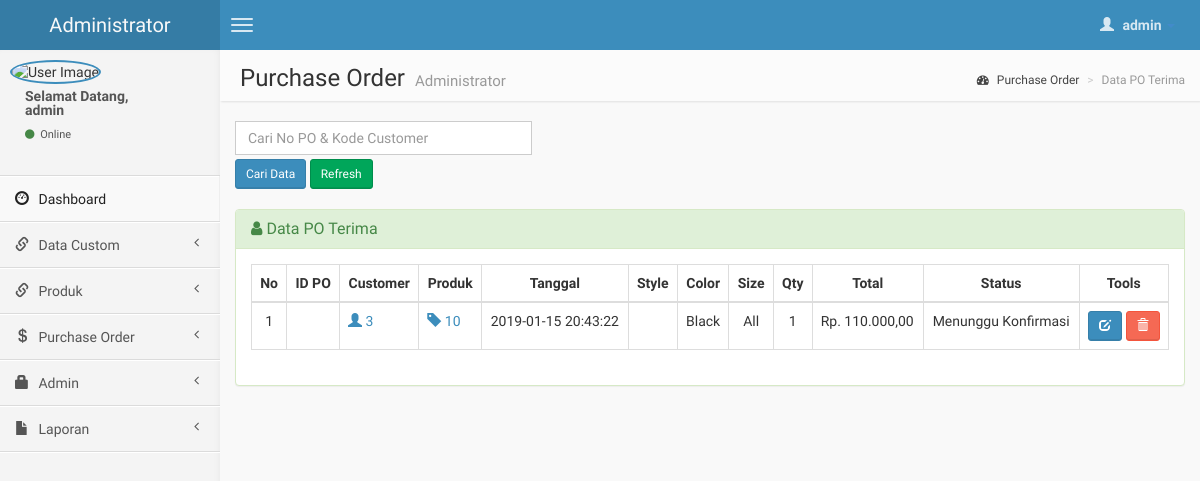
The page /admin/po-terima.php (signed in) on the database as committed earlier.
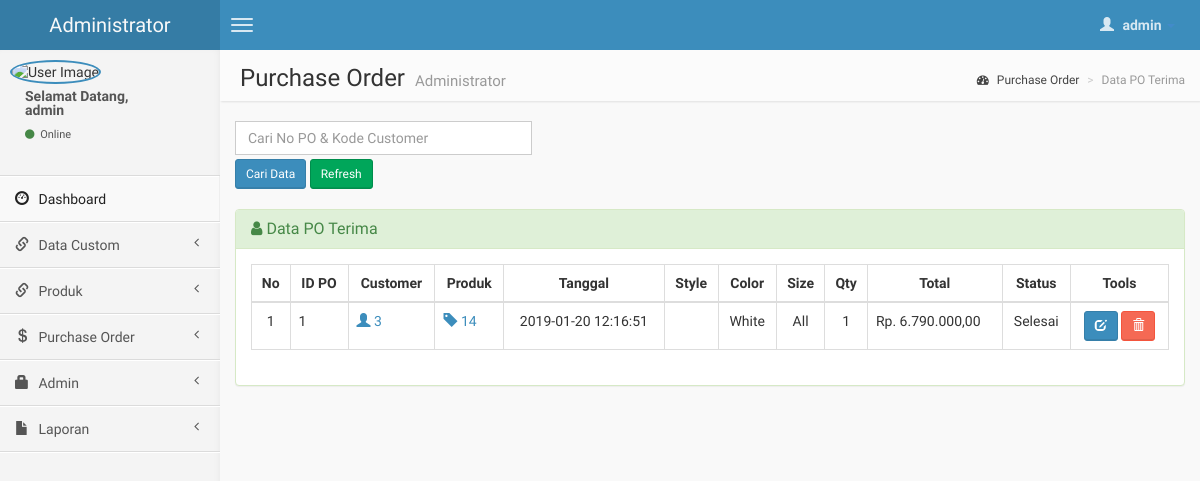
The same page on the database as committed later.
### tables this page shows
CREATE TABLE `po_terima` (
  `nopo` int(10) NOT NULL,
  `kd_cus` varchar(20) NOT NULL,
  `kode` int(4) NOT NULL,
  `tanggal` datetime NOT NULL,
  `style` varchar(20) NOT NULL,
  `color` varchar(10) NOT NULL,
  `size` varchar(4) NOT NULL,
  `qty` int(8) NOT NULL,
  `total` int(8) NOT NULL
);

CREATE TABLE `po` (
  `nopo` varchar(20) NOT NULL,
  `style` varchar(10) NOT NULL,
  `color` varchar(20) NOT NULL,
  `size` varchar(4) NOT NULL,
  `tanggalkirim` date NOT NULL,
  `tanggalexport` date NOT NULL,
  `status` text NOT NULL
);

### admin/po-terima.php (the view, shortened to what this page needs)
<?php include('header.php'); ?>
    <body class="skin-blue">
        <header class="header">
            <a href="index.php" class="logo">
                Administrator
            </a>
            <nav class="navbar navbar-static-top" role="navigation">
                <a href="#" class="navbar-btn sidebar-toggle" data-toggle="offcanvas" role="button">
                    <span class="icon-bar"></span>
                    <span class="icon-bar"></span>
                    <span class="icon-bar"></span>
                </a>
                <div class="navbar-right">
                    <ul class="nav navbar-nav">
                        <li class="dropdown user user-menu">
                            <a href="#" class="dropdown-toggle" data-toggle="dropdown">
                                <i class="glyphicon glyphicon-user"></i>
                                <span><?php echo $_SESSION['fullname']; ?> <i class="caret"></i></span>
                            </a>
                        </li>
                    </ul>
                </div>
            </nav>
        </header>
        <div class="wrapper row-offcanvas row-offcanvas-left">
            <aside class="left-side sidebar-offcanvas">
                <section class="sidebar">
                    <div class="user-panel">
                        <div class="pull-left image">
                            <img src="<?php echo $_SESSION['gambar']; ?>" class="img-circle" alt="User Image" style="border: 2px solid #3C8DBC;" />
                        </div>
                        <div class="pull-left info">
                            <p>Selamat Datang,<br /><?php echo $_SESSION['fullname']; ?></p>
                            <a href="#"><i class="fa fa-circle text-success"></i> Online</a>
                        </div>
                    </div>
                    <?php include "menu.php"; ?>
                </section>
            </aside>
            <aside class="right-side">
                <section class="content-header">
                    <h1>
                        Purchase Order
                        <small>Administrator</small>
                    </h1>
                    <ol class="breadcrumb">
                        <li><a href="#"><i class="fa fa-dashboard"></i> Purchase Order</a></li>
                        <li class="active">Data PO Terima</li>
                    </ol>
                </section>
                <section class="content">
                    <div class="row">
              <div class="col-lg-4">
              <form action='po-terima.php' method="POST">
	       <input type='text' class="form-control" style="margin-bottom: 4px;" name='qcari' placeholder='Cari No PO & Kode Customer' required />
           <input type='submit' value='Cari Data' class="btn btn-sm btn-primary" /> <a href='po-terima.php' class="btn btn-sm btn-success" >Refresh</i></a>
          	</div>
              </div>
                    <br />
                    <div class="row">
                        <div class="col-lg-12">
                    <div class="panel panel-success">
                        <div class="panel-heading">
                        <h3 class="panel-title"><i class="fa fa-user"></i> Data PO Terima</h3>
                        </div>
                        <div class="panel-body">
                    <?php
                    $query1="SELECT *,a.nopo as nopo_ ,a.size as size_, a.color as color_ , a.qty as qty_ , a.style as style_   from po_terima a LEFT JOIN po b ON a.nopo = b.nopo  order by a.nopo DESC";
                    $tampil=mysqli_query($koneksi, $query1) or die(mysqli_error());
                    ?>
                  <table id="example" class="table table-hover table-bordered">
                  <thead>
                      <tr>
                        <th><center>No </center></th>
                        <th><center>ID PO </i></center></th>
                        <th><center>Customer </center></th>
                        <th><center>Produk </center></th>
                        <th><center>Tanggal </center></th>
                        <th><center>Style </center></th>
                        <th><center>Color </center></th>
                        <th><center>Size </center></th>
                        <th><center>Qty </center></th>
                        <th><center>Total </center></th>
                        <th><center>Status </center></th>
                        <th><center>Tools</center></th>
                      </tr>
                  </thead>
                     <?php
                     $no=0;
                     while($data=mysqli_fetch_array($tampil))
                    { $no++; ?>
                    <tbody>
                    <tr>
                    <td><center><?php echo $no; ?></center></td>
                    <td><?php echo $data['nopo'];?></td>
                    <td><a href="detail-customer.php?hal=edit&kd=<?php echo $data['kd_cus'];?>"><span class="glyphicon glyphicon-user"></span> <?php echo $data['kd_cus'];?></td>
                    <td><a href="detail-produk.php?hal=edit&kd=<?php echo $data['kode'];?>"><span class="glyphicon glyphicon-tag"></span> <?php echo $data['kode'];?></td>
                    <td><center><?php echo $data['tanggal'];?></center></td>
                    <td><center><?php echo $data['style_'];?></center></td>
                    <td><center><?php echo $data['color_'];?></center></td>
                    <td><center><?php echo $data['size_'];?></center></td>
                    <td><center><?php echo $data['qty_'];?></center></td>
                    <td>Rp. <?php echo number_format($data['total'],2,",",".");?></td>
                    <td><center><?php
                    if ($data['status'] == null) {
                        echo 'Menunggu Konfirmasi';
                    }else{
                        echo $data['status'];
                    }
                    ?></center></td>
                    <td><center><div id="thanks">
                    <?php if ($data['status'] ='Proses') {
                    }else{ ?>
                    <a class="btn btn-sm btn-success" data-placement="bottom" data-toggle="tooltip" title="Konfirmasi PO" href="input-po-kirim.php?hal=tambah&nopo=<?php echo $data['nopo_'];?>"><span class="glyphicon glyphicon-check"></span></a>
                    <?php } ?>
                    <a class="btn btn-sm btn-primary" data-placement="bottom" data-toggle="tooltip" title="Edit PO Terima" href="edit-po-terima.php?hal=edit&kode=<?php echo $data['nopo_'];?>"><span class="glyphicon glyphicon-edit"></span></a>
                    <a onclick="return confirm ('Yakin hapus PO <?php echo $data['nopo_'];?>.?');" class="btn btn-sm btn-danger tooltips" data-placement="bottom" data-toggle="tooltip" title="Hapus PO Terima" href="po-terima.php?hal=hapus&kd=<?php echo $data['nopo_'];?>"><span class="glyphicon glyphicon-trash"></a></center></td></tr></div>
                 <?php
              }
              ?>
              </div>
              </div>
            </div>
                    </div>
<?php include('footer.php'); ?>

### admin/header.php (shortened to what this page needs)
<!DOCTYPE html>
<html>
    <head>
        <link href="../assets/dist/css/bootstrap.min.css" rel="stylesheet" type="text/css" />
        <link href="//cdnjs.cloudflare.com/ajax/libs/font-awesome/4.1.0/css/font-awesome.min.css" rel="stylesheet" type="text/css" />
        <link href="//code.ionicframework.com/ionicons/1.5.2/css/ionicons.min.css" rel="stylesheet" type="text/css" />
        <link href="../assets/css/morris/morris.css" rel="stylesheet" type="text/css" />
        <link href="../assets/css/jvectormap/jquery-jvectormap-1.2.2.css" rel="stylesheet" type="text/css" />
        <link href="../assets/css/datepicker/datepicker3.css" rel="stylesheet" type="text/css" />
        <link href="../assets/css/daterangepicker/daterangepicker-bs3.css" rel="stylesheet" type="text/css" />
        <link href="../assets/css/bootstrap-wysihtml5/bootstrap3-wysihtml5.min.css" rel="stylesheet" type="text/css" />
        <link href="../assets/css/AdminLTE.css" rel="stylesheet" type="text/css" />
    </head>

### admin/menu.php (shortened to what this page needs)
<br />
<ul class="sidebar-menu">
    <li class="active">
        <a href="index.php">
            <i class="glyphicon glyphicon-dashboard"></i> <span>Dashboard</span>
        </a>
    </li>
      <li class="treeview">
        <a href="#">
            <i class="glyphicon glyphicon-link"></i>
            <span>Data Custom  </span>
            <i class="fa fa-angle-left pull-right"></i>
        </a>
    </li>
    <li class="treeview">
        <a href="#">
            <i class="glyphicon glyphicon-link"></i>
            <span>Produk</span>
            <i class="fa fa-angle-left pull-right"></i>
        </a>
    </li>
    <li class="treeview">
        <a href="#">
            <i class="glyphicon glyphicon-usd"></i> <span>Purchase Order</span>
            <i class="fa fa-angle-left pull-right"></i>
        </a>
    </li>
    <li class="treeview">
        <a href="#">
            <i class="glyphicon glyphicon-lock"></i> <span>Admin</span>
            <i class="fa fa-angle-left pull-right"></i>
        </a>
    </li>
    <li class="treeview">
        <a href="#">
            <i class="glyphicon glyphicon-file"></i> <span>Laporan</span>
            <i class="fa fa-angle-left pull-right"></i>
        </a>
    </li>
    </ul>

### admin/footer.php (shortened to what this page needs)
    </body>
</html>

Rows that differ between the two databases and show on the page:
removed po_terima: kd_cus "3", kode "10", tanggal "2019-01-15 20:43:22", color "Black", size "All", qty "1", total "110.000,00", shows "Menunggu Konfirmasi"
added po_terima: po.nopo "1", kd_cus "3", kode "14", tanggal "2019-01-20 12:16:51", color "White", size "All", qty "1", total "6.790.000,00", po.status "Selesai"
